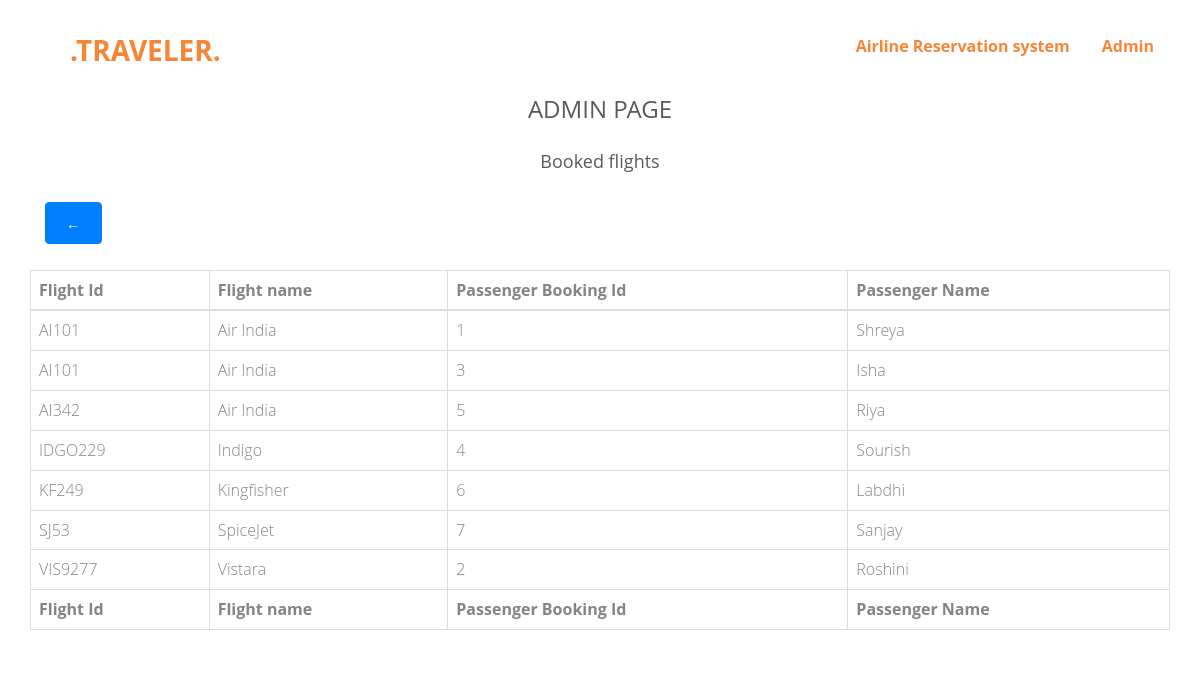
The app's page /union.php?union=yes with its own data.
### tables this page shows
CREATE TABLE `book` (
  `id` int(11) NOT NULL,
  `name` varchar(50) NOT NULL,
  `gender` varchar(1) NOT NULL,
  `aadhar` bigint(12) NOT NULL,
  `flight_id` varchar(10) NOT NULL
);

CREATE TABLE `flights` (
  `id` int(11) NOT NULL,
  `flightid` varchar(10) NOT NULL,
  `flightname` varchar(25) NOT NULL,
  `capacity` int(11) NOT NULL,
  `vacant_seats` int(11) NOT NULL,
  `startdes` varchar(25) NOT NULL,
  `finaldes` varchar(25) NOT NULL,
  `departuretime` time NOT NULL,
  `arrivaltime` time NOT NULL,
  `charges` int(11) NOT NULL
);

### union.php (the view, shortened to what this page needs)
<?php
require_once 'header.php';
?>
                <div class="container">
                    <center><h3>ADMIN PAGE</h3></center>
                    <center><h4>Booked flights</h4></center>
                            <div class="container mb-2">
                                <form action="union.php" method="post">
                                    <div class="row ">
                                        <div class="col-md-1">
                                            <a href="./admin.php" class="btn btn-blue">
                                                <span class="glyphicon ">&#8592;</span>
                                            </a>
                                        </div>
                                    </div>
                                </form>
                            </div>
                            <div class="table-responsive">
                                <table class="table table-hover table-bordered" >
                                    <thead>
                                        <tr>
                                            <th>Flight Id</th>
                                            <th>Flight name</th>
                                            <th>Passenger Booking Id</th>
                                            <th>Passenger Name</th>
                                        </tr>
                                    </thead>
                                    <tfoot>
                                        <tr>
                                            <th>Flight Id</th>
                                            <th>Flight name</th>
                                            <th>Passenger Booking Id</th>
                                            <th>Passenger Name</th>
                                        </tr>
                                    </tfoot>
                                    <tbody>
                                    <?php
                                        include 'data/database.php';
                                        if (isset($_GET['union'])) {
                                            $select_flight= "SELECT flights.flightid as fid, flights.flightname as fname, book.id as bid, book.name as bname
                                                            FROM flights
                                                            INNER JOIN book ON flights.flightid = book.flight_id
                                                            ORDER BY flights.flightid;";
                                        }
                                        else {
                                            $select_flight = "SELECT * FROM flights";
                                        }
                                        $query = mysqli_query($conn,$select_flight);
                                        while($res = mysqli_fetch_array($query)) {
                                        ?>
                                        <tr>
                                        <td><?php echo $res['fid'];?></td>
                                        <td><?php echo $res['fname'];?></td>
                                        <td><?php echo $res['bid'];?></td>
                                        <td><?php echo $res['bname'];?></td>
                                        </tr>
                                        <?php
                                        }
                                   ?>
                                    </tbody>
                                </table>
                            </div>
                </div>
<?php
require_once 'footer.php';
?>

### header.php (shortened to what this page needs)
<!DOCTYPE html>
<html class="no-js">
<head>
<link href="vendor/fontawesome-free/css/all.min.css" rel="stylesheet" type="text/css">
<link rel="stylesheet" type="text/css" href="assets/css/bootstrap.css">
<link rel="stylesheet" type="text/css" href="assets/css/plugins.css">
<link rel="stylesheet" type="text/css" href="assets/css/style.css">
<link href="https://cdn.datatables.net/1.10.15/css/jquery.dataTables.min.css" rel="stylesheet" />
</head>
<body>
<div id="fh5co-wrapper">
  <div id="fh5co-page">
    <header id="fh5co-header-section" class="sticky-banner">
      <div class="container">
        <div class="nav-header"><a href="javascript:void(0)" class="js-fh5co-nav-toggle fh5co-nav-toggle dark"><i></i></a>
          <h1 id="fh5co-logo"><a href="index.html">.Traveler.</a></h1>
          <nav id="fh5co-menu-wrap" role="navigation">
            <ul class="sf-menu" id="fh5co-primary-menu">
              <li class="active"><a href="admin.php">Admin</a></li>
            </ul>
            <ul class="sf-menu" id="fh5co-primary-menu">
              <li class="active"><a href="index.html">Airline Reservation system</a></li>
            </ul>
          </nav>
        </div>
      </div>
    </header>

### footer.php (shortened to what this page needs)
    </div>
</body>
</html>

### assets/css/style.css (style rules this page uses)
:root { --font-family-sans-serif: "Nunito", -apple-system, BlinkMacSystemFont, "Segoe UI", Roboto, "Helvetica Neue", Arial, sans-serif, "Apple Color Emoji", "Segoe UI Emoji", "Segoe UI Symbol", "Noto Color Emoji"; --font-family-monospace: SFMono-Regular, Menlo, Monaco, Consolas, "Liberation Mono", "Courier New", monospace }
a, a:hover { color: #F78536 }
body, ol, p, ul { font-size: 16px; color: #848484; font-family: "Open Sans", Arial, sans-serif }
body, h1, h2, h3, h4, h5, h6, ol, p, ul { font-family: "Open Sans", Arial, sans-serif }
body { line-height: 1.6; background: #fff; font-weight: 300; overflow-x: hidden }
a { -webkit-transition: .5s, ease; -o-transition: .5s, ease; transition: .5s, ease }
ol, p, ul { margin-bottom: 1.5em }
h1, h2, h3, h4, h5, h6 { color: #5a5a5a; font-weight: 400; margin: 0 0 30px }
.sf-menu li, .sf-menu li.sfHover, .sf-menu li:hover, .sf-menu ul li, .sf-menu ul li.sfHover, .sf-menu ul li:hover, .sf-menu ul ul li { background: 0 0 }
.sf-menu { margin: 7px 0 0 !important; float: right }
.sf-menu a { color: rgba(0, 0, 0, .5); padding: .75em 1em !important; border-left: none; border-top: none; text-decoration: none; zoom: 1; font-size: 16px; border-bottom: none !important; font-weight: 700 }
#fh5co-logo a, #fh5co-logo i, .sf-menu li.active a, .sf-menu li.active a:focus, .sf-menu li.active a:hover, .sf-menu li.sfHover a, .sf-menu li:hover a, .sf-menu ul li.sfHover a, .sf-menu ul li:hover a { color: #F78536 }
#fh5co-header-section { padding: 0; position: relative; left: 0; width: 100%; z-index: 1022; background: #fff }
.nav-header { position: relative; float: left; width: 100% }
#fh5co-logo { position: relative; z-index: 2; font-size: 28px; text-transform: uppercase; margin-top: 35px; font-weight: 700; float: left; padding-left: 40px }
#fh5co-menu-wrap { position: relative; z-index: 2; display: block; float: right; margin-top: 15px }
#fh5co-menu-wrap .sf-menu a { padding: 1em .75em }
.btn { text-transform: uppercase; letter-spacing: 1px; -webkit-transition: .3s; -o-transition: .3s; transition: .3s }
#fh5co-wrapper { overflow-x: hidden; position: relative }
#fh5co-page { position: relative; -webkit-transition: .5s; -o-transition: .5s; transition: .5s }

### records on screen
book: flights.flightid "AI101", flights.flightname "Air India", id "1", name "Shreya"
book: flights.flightid "AI101", flights.flightname "Air India", id "3", name "Isha"
book: flights.flightid "AI342", flights.flightname "Air India", id "5", name "Riya"
book: flights.flightid "IDGO229", flights.flightname "Indigo", id "4", name "Sourish"
book: flights.flightid "KF249", flights.flightname "Kingfisher", id "6", name "Labdhi"
book: flights.flightid "SJ53", flights.flightname "SpiceJet", id "7", name "Sanjay"
book: flights.flightid "VIS9277", flights.flightname "Vistara", id "2", name "Roshini"
